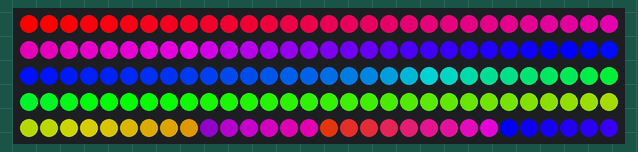
This sketch was run on a simulated Arduino Uno, built with avr-gcc and run on an emulated ATmega328P. Shown: 150 RGB LEDs in strip order, left to right, continuing on the next row. Colours are those a GRB WS2812 strip shows for the declared byte order.

Above: at 0.17 s.
At 5.17 s:
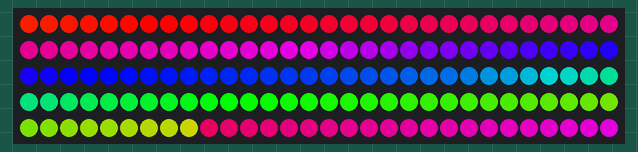
At 9.86 s:
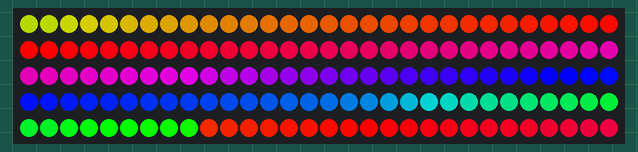
At 19.55 s:
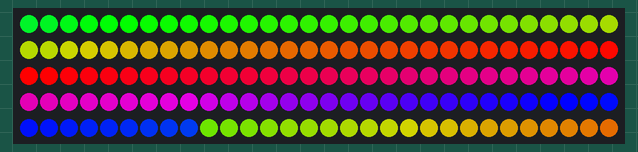
At 29.25 s:
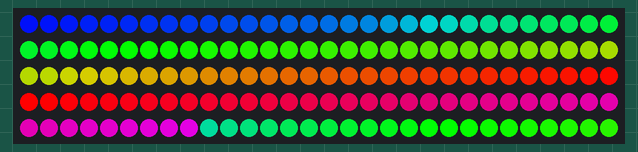
At 39.25 s:
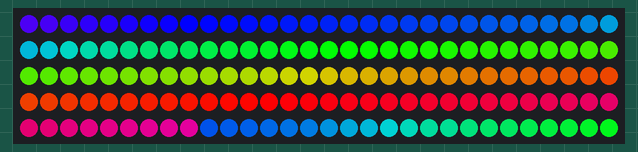

The sketch:

elephant_flange.ino
```cpp
#include <FastLED.h>

#define PIN_LEDS 2

#define NUM_LEDS_TOTAL 150

CRGB leds[NUM_LEDS_TOTAL];
static const CRGBPalette16 palette = RainbowColors_p;

void setup() {
  // Setup the LED strip
  FastLED.addLeds<WS2812B, PIN_LEDS, BRG>(leds, NUM_LEDS_TOTAL);
  FastLED.setBrightness(255);
}

void loop() {
  int32_t t = millis() / 10;
  for (int i = 0; i < NUM_LEDS_TOTAL; i++) {
    leds[i] = ColorFromPalette(palette, (i * 255 / NUM_LEDS_TOTAL + t) % 255, 255, LINEARBLEND);
  }
  FastLED.show();
}
```
